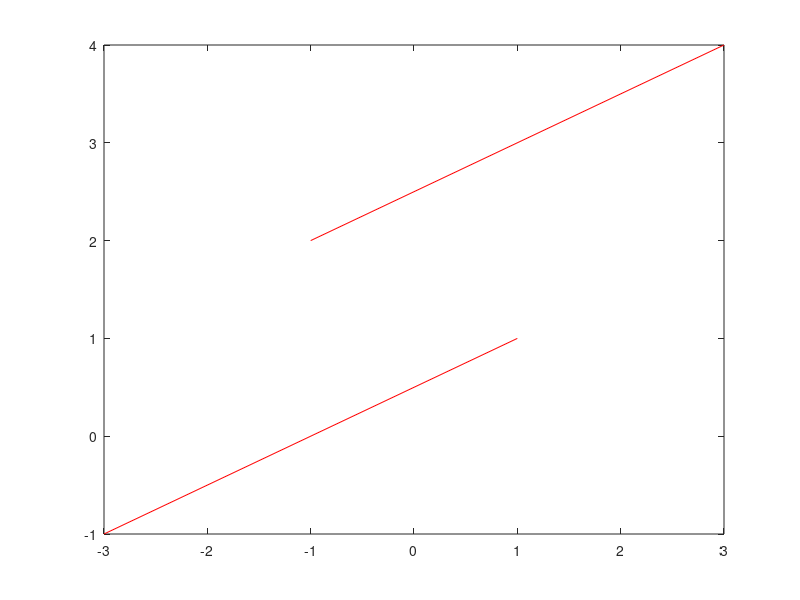

MATLAB code to generate this figure: (Note: this script raises an error after producing the figure.)
%plot 2 parallel line
plot([-1 3], [2 4], 'r')
hold on
plot([1 -3], [1 -1], 'r')

%define l_1
l_1 = [1 -2 5]';

%define l_2
l_2 = [1 -2 1]';

%solve linear equation system
syms x y z
eqn1 = x - 2*y + 5*z == 0;
eqn2 = x - 2 * y + z == 0;
sol = solve([eqn, eqn2], [x, y, z]);

%result
%sol.x = 0
%sol.y = 0
%sol.z = 0